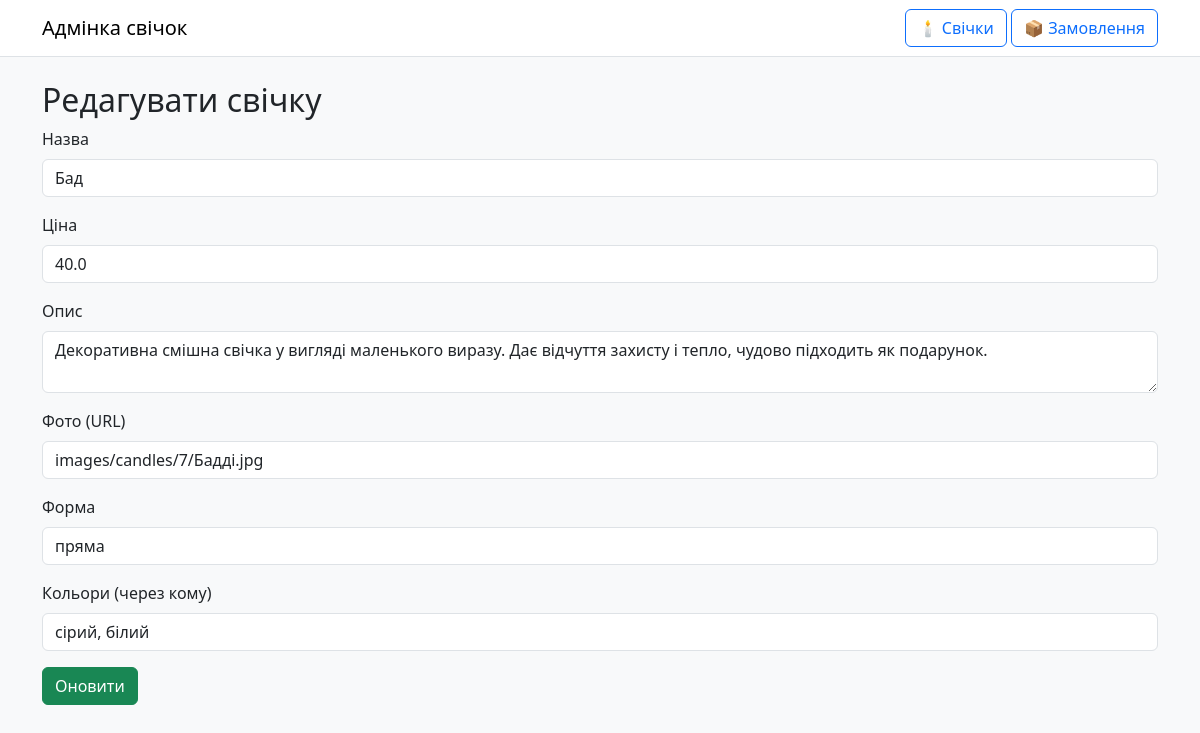
Page /admin/candles/edit/7 on the committed database.
### tables this page shows
CREATE TABLE candles (
        id INTEGER PRIMARY KEY AUTOINCREMENT,
        name TEXT NOT NULL,
        price REAL NOT NULL,
        description TEXT,
        image_url TEXT,
        shape TEXT,
        colors TEXT
    );

### admin_app.py (the view, shortened to what this page needs)
@admin_app.route("/candles/edit/<int:candle_id>", methods=["GET", "POST"])
def edit_candle(candle_id):
    conn = sqlite3.connect("app.db")
    cursor = conn.cursor()
    cursor.execute("SELECT * FROM candles WHERE id=?", (candle_id,))
    candle = cursor.fetchone()
    conn.close()
    return render_template("admin/edit_candle.html", candle=candle)

### site_app.py (called while the page is built)
def get_locale():
    lang = request.args.get("lang")
    if lang in app.config["BABEL_SUPPORTED_LOCALES"]:
        return lang
    cookie_lang = request.cookies.get("lang")
    if cookie_lang in app.config["BABEL_SUPPORTED_LOCALES"]:
        return cookie_lang
    return app.config["BABEL_DEFAULT_LOCALE"]

@app.context_processor
def inject_globals():
    cart = session.get("cart", [])
    return dict(cart_count=len(cart), current_lang=get_locale())

### templates/admin/edit_candle.html
{% extends "admin/admin_base.html" %}
{% block content %}
<h2>Редагувати свічку</h2>
<form method="POST">
  <div class="mb-3">
    <label class="form-label">Назва</label>
    <input type="text" name="name" class="form-control" value="{{ candle[1] }}" required>
  </div>
  <div class="mb-3">
    <label class="form-label">Ціна</label>
    <input type="number" name="price" class="form-control" value="{{ candle[2] }}" required>
  </div>
  <div class="mb-3">
    <label class="form-label">Опис</label>
    <textarea name="description" class="form-control">{{ candle[3] }}</textarea>
  </div>
  <div class="mb-3">
    <label class="form-label">Фото (URL)</label>
    <input type="text" name="image_url" class="form-control" value="{{ candle[4] }}">
  </div>
  <div class="mb-3">
    <label class="form-label">Форма</label>
    <input type="text" name="shape" class="form-control" value="{{ candle[5] }}">
  </div>
  <div class="mb-3">
    <label class="form-label">Кольори (через кому)</label>
    <input type="text" name="colors" class="form-control" value="{{ candle[6] }}">
  </div>
  <button type="submit" class="btn btn-success">Оновити</button>
</form>
{% endblock %}

### rows in the picture
candles: name "Бад", price "40.0", description "Декоративна смішна свічка у вигляді маленького виразу. Дає відчуття захисту і тепло, чудово підходить як подарунок.", image_url "images/candles/7/Бадді.jpg", shape "пряма", colors "сірий, білий"
